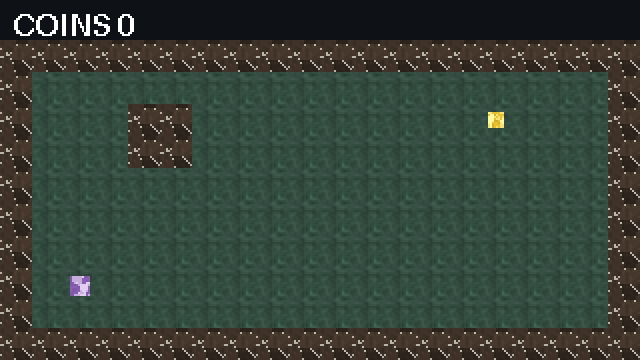
#> input picture examples/showcase-web/preview/frames/frame_00.png, 640 x 360 px; its folder holds only this picture in this run
$ python sprite_outline_gen.py ../examples/showcase-web/preview/frames/frame_00.png --out out.png
#> lines starting #> are read from the running program, lines starting #| are printed output that depends on the picture; after the words box and inside, x2 and y2 are one past the last pixel; in counts of white or black regions, pixels touching at a corner belong together
### lib/gst_read.py
"""Validated asset readers for the kit.

Bad or truncated input raises ``GstInputError`` with a specific message
(for example ``WAV fmt chunk missing`` or ``GLB chunk length exceeds file``).
``install_guards()`` wraps ``json.load`` / ``json.loads``, ``PIL.Image.open``,
``wave.open``, ``xml.etree.ElementTree.parse`` and text-mode ``open`` so tools
that call those libraries directly also raise ``GstInputError`` instead of a
raw decoder exception. ``cli_error.run`` installs the guards.
"""
from __future__ import annotations

import csv
import io
import json
import os
import struct
import wave
import xml.etree.ElementTree as ET

from gst_errors import GstInputError

_GUARDS_INSTALLED = False


# ---------------------------------------------------------------------------
# primitives
# ---------------------------------------------------------------------------

# [36 lines left out: functions open_text, parse_json_bytes, load_json, require_object, not called in this run]


# Stay under the fuzz child's 512 MiB address-space cap for RGBA
# (Pillow's default is ~179e6 pixels, which is over 512 MiB at 4 bytes/pixel).
DEFAULT_MAX_IMAGE_PIXELS = 64_000_000

# Decoder failures we wrap into GstInputError (plus DecompressionBombError by name).
_IMAGE_DECODER_EXC = (OSError, ValueError, SyntaxError, struct.error, EOFError, IndexError, MemoryError)


# [350 lines left out: functions _image_input_error, open_image, parse_xml, _wav_error_message, open_wav, read_wav_frames and 11 more, not called in this run]


# ---------------------------------------------------------------------------
# library guards (installed by cli_error.run)
# ---------------------------------------------------------------------------

def _guard_json():
    _load, _loads = json.load, json.loads

    # [18 lines left out: functions load, loads, not called in this run]

    json.load = load
    json.loads = loads


def _guard_image():
    try:
        from PIL import Image, ImageFile, UnidentifiedImageError
    except ImportError:
        return
    if getattr(Image, "MAX_IMAGE_PIXELS", None) is None or Image.MAX_IMAGE_PIXELS > DEFAULT_MAX_IMAGE_PIXELS:
        Image.MAX_IMAGE_PIXELS = DEFAULT_MAX_IMAGE_PIXELS
    _open = Image.open
    _img_load = ImageFile.ImageFile.load
    _seek = getattr(Image.Image, "seek", None)

    def open_img(*args, **kwargs):
        try:
            return _open(*args, **kwargs)
        except UnidentifiedImageError as e:
            raise GstInputError("image could not be identified") from e
        except GstInputError:
            raise
        except _IMAGE_DECODER_EXC as e:
            _image_input_error(e)
        except Exception as e:
            if type(e).__name__ == "DecompressionBombError":
                _image_input_error(e)
            raise

    def load_img(self, *args, **kwargs):
        try:
            return _img_load(self, *args, **kwargs)
        except GstInputError:
            raise
        except _IMAGE_DECODER_EXC as e:
            _image_input_error(e)
        except Exception as e:
            if type(e).__name__ == "DecompressionBombError":
                _image_input_error(e)
            raise

    # [14 lines left out: function seek_img, not called in this run]

    Image.open = open_img
    ImageFile.ImageFile.load = load_img
    if _seek is not None:
        Image.Image.seek = seek_img


def _guard_wave():
    _open = wave.open

    # [11 lines left out: function open_w, not called in this run]

    wave.open = open_w


def _guard_et():
    _parse = ET.parse
    _fromstring = ET.fromstring

    # [11 lines left out: functions parse, fromstring, not called in this run]

    ET.parse = parse
    ET.fromstring = fromstring
    # XML is an alias of fromstring in some versions
    if getattr(ET, "XML", None) is _fromstring or getattr(ET, "XML", None) is ET.fromstring:
        ET.XML = fromstring


def _guard_text_open():
    import builtins
    _open = builtins.open

    class _GuardedTextFile:
        def __init__(self, fh):
            self._fh = fh

        def read(self, *a, **k):
            try:
                return self._fh.read(*a, **k)
            except UnicodeDecodeError as e:
                raise GstInputError("file is not valid UTF-8") from e

        def readline(self, *a, **k):
            try:
                return self._fh.readline(*a, **k)
            except UnicodeDecodeError as e:
                raise GstInputError("file is not valid UTF-8") from e

        def readlines(self, *a, **k):
            try:
                return self._fh.readlines(*a, **k)
            except UnicodeDecodeError as e:
                raise GstInputError("file is not valid UTF-8") from e

        def __iter__(self):
            try:
                for line in self._fh:
                    yield line
            except UnicodeDecodeError as e:
                raise GstInputError("file is not valid UTF-8") from e

        def __enter__(self):
            self._fh.__enter__()
            return self

        def __exit__(self, *exc):
            return self._fh.__exit__(*exc)

        def __getattr__(self, name):
            return getattr(self._fh, name)

    def open_guarded(file, mode="r", *args, **kwargs):
        fh = _open(file, mode, *args, **kwargs)
        mode_s = str(mode) if mode is not None else "r"
        if "b" not in mode_s and "r" in mode_s:
            return _GuardedTextFile(fh)
        return fh

    builtins.open = open_guarded


def install_guards():
    """Wrap stdlib / Pillow decoders so they raise GstInputError. Idempotent."""
    global _GUARDS_INSTALLED
    if _GUARDS_INSTALLED:
        return
    _GUARDS_INSTALLED = True
    _guard_json()
    _guard_image()
    _guard_wave()
    _guard_et()
    _guard_text_open()

### sprite-fx/sprite_fx.py
#!/usr/bin/env python3
"""sprite-fx: bake outline, drop shadow and hit-flash variants into sprites or whole frame folders.

Every output in a run is padded by the same amount so animation frames keep their alignment.
--outline N (px, 4- or 8-neighbour), --shadow DX,DY[,ALPHA[,BLUR]], --flash (adds *_flash.png, sprite
tinted toward white), --flash-amount 0..1.
"""
import argparse, glob, os
import numpy as np
from PIL import Image, ImageFilter
import os, sys


def grow(mask, n, eight=True):
    m = mask.copy()
    for _ in range(n):
        g = m.copy()
        g[1:, :] |= m[:-1, :]; g[:-1, :] |= m[1:, :]; g[:, 1:] |= m[:, :-1]; g[:, :-1] |= m[:, 1:]
        if eight:
            g[1:, 1:] |= m[:-1, :-1]; g[1:, :-1] |= m[:-1, 1:]; g[:-1, 1:] |= m[1:, :-1]; g[:-1, :-1] |= m[1:, 1:]
        m = g
    return m


def pad_for(outline, shadow):
    dx, dy, _, blur = shadow if shadow else (0, 0, 0, 0)
    return outline + max(abs(dx), abs(dy)) + int(blur * 2)


# [86 lines left out: functions bake, flash, parse_color, parse_shadow, main, not called in this run]


# [4 lines that do not run on import are left out]

### lib/cli_error.py
"""One-line error wrapper for tool entry points.

Tools must exit 0, 1 or 2 and must not print a Python traceback. Wrap the
`main` function:

    if __name__ == "__main__":
        sys.path.insert(0, os.path.join(os.path.dirname(os.path.abspath(__file__)), "..", "lib"))
        import cli_error
        sys.exit(cli_error.run(main))

`run` catches every Exception (not SystemExit or KeyboardInterrupt), prints a
single line (`TypeName: first line of the message`, truncated) to stderr, and
returns 1. argparse usage errors still exit 2.

GST_DEBUG=1 re-raises the exception so the full traceback is visible (used by
the fuzz classifier and by developers). GstInputError from shared readers is a
validated input failure, not a generic-wrapper hit.
"""
from __future__ import annotations

import os, sys

LIMIT = 240


def debug_enabled() -> bool:
    v = os.environ.get("GST_DEBUG", "")
    return v not in ("", "0", "false", "False", "no", "NO")


# [16 lines left out: functions format_error, _is_input_error, not called in this run]


def run(main, argv=None) -> int:
    try:
        from gst_read import install_guards
        install_guards()
    except ImportError:
        pass
    try:
        rc = main() if argv is None else main(argv)
        if rc is None:
            return 0
        if isinstance(rc, int):
            return rc
        print(rc, file=sys.stderr)
        return 1
    except SystemExit as e:
        if e.code is None:
            return 0
        if isinstance(e.code, int):
            return e.code
        print(e.code, file=sys.stderr)
        return 1
    except KeyboardInterrupt:
        print("KeyboardInterrupt", file=sys.stderr)
        return 130
    except Exception as e:
        if debug_enabled():
            raise
        print(format_error(e), file=sys.stderr)
        # 1 = validated input error or generic wrapper; callers inspect the type
        # name on stderr. GstInputError is printed as "GstInputError: ...".
        return 1

### sprite-outline-gen/sprite_outline_gen.py
#!/usr/bin/env python3
"""sprite-outline-gen: add a 1px (or N-px) outline to sprites, animation frames or a grid sheet. Modes: outer (around the
opaque silhouette), inner (eaten from the edge, size unchanged) or both. 4- or 8-connected. Colour and alpha threshold are
configurable. When several frames are processed together, the SAME padding is added to every frame so animations stay aligned
(outer outlines only; inner outlines never change the canvas). --keep-size crops back to the input size (and may clip an outer
outline). A sheet with --grid WxH is sliced, outlined, and restacked with the new frame size. Distinct from sprite-fx, which only
grows an outer outline and also bakes shadows and flashes: this tool is outline-only and supports inner outlines and sheets.
"""
import argparse, os, glob, sys

import numpy as np
from PIL import Image

sys.path.insert(0, os.path.join(os.path.dirname(os.path.abspath(__file__)), "..", "sprite-fx"))
sys.path.insert(0, os.path.join(os.path.dirname(os.path.abspath(__file__)), "..", "sprite-slice"))
import sprite_fx, sprite_slice  # noqa: E402


def shrink(mask, n, eight=True):
    """Erode a boolean mask n times (the inverse of sprite_fx.grow)."""
    m = mask.copy()
    for _ in range(n):
        g = m.copy()
        g[1:, :] &= m[:-1, :]; g[:-1, :] &= m[1:, :]; g[:, 1:] &= m[:, :-1]; g[:, :-1] &= m[:, 1:]
        if eight:
            g[1:, 1:] &= m[:-1, :-1]; g[1:, :-1] &= m[:-1, 1:]; g[:-1, 1:] &= m[1:, :-1]; g[:-1, :-1] &= m[1:, 1:]
        m = g
    return m


def parse_color(s):
    s = s.lstrip("#")
    if len(s) == 6: return tuple(int(s[i:i + 2], 16) for i in (0, 2, 4)) + (255,)
    if len(s) == 8: return tuple(int(s[i:i + 2], 16) for i in (0, 2, 4, 6))
    raise SystemExit(f"colour {s!r} must be #rrggbb or #rrggbbaa")


def outline_one(im, width=1, mode="outer", eight=True, color=(0, 0, 0, 255), threshold=0, pad=None):
    a = np.array(im.convert("RGBA")); solid = a[..., 3] > threshold
    if mode in ("outer", "both"):
        p = width if pad is None else pad
        if p:
            a = np.pad(a, ((p, p), (p, p), (0, 0))); solid = np.pad(solid, p)
    # both rings are computed from the original silhouette so an inner ring does not eat a just-painted outer one
    outer = sprite_fx.grow(solid, width, eight) & ~solid if mode in ("outer", "both") else None
    inner = solid & ~shrink(solid, width, eight) if mode in ("inner", "both") else None
    if outer is not None: a[outer] = color
    if inner is not None: a[inner] = color
    return Image.fromarray(a, "RGBA")


def pad_needed(ims, width, mode, threshold):
    if mode == "inner": return 0
    return width


def apply(ims, width=1, mode="outer", eight=True, color=(0, 0, 0, 255), threshold=0, keep_size=False):
    ims = [i.convert("RGBA") for i in ims]; pad = 0 if keep_size else pad_needed(ims, width, mode, threshold)
    sizes = [i.size for i in ims]
    out = [outline_one(i, width, mode, eight, color, threshold, pad if not keep_size else 0) for i in ims]
    if keep_size:
        cropped = []
        for o, (w, h) in zip(out, sizes):
            if o.size == (w, h): cropped.append(o)
            else:
                L = (o.width - w) // 2; T = (o.height - h) // 2; cropped.append(o.crop((L, T, L + w, T + h)))
        out = cropped
    return out, pad


def load_inputs(paths, grid=None):
    files, ims, kind = [], [], "files"
    if grid and len(paths) == 1 and not os.path.isdir(paths[0]):
        sheet = Image.open(paths[0]).convert("RGBA"); boxes = sprite_slice.grid_slice(sheet, *grid)
        return [paths[0]] * len(boxes), [sheet.crop(b) for b in boxes], "sheet"
    for p in paths:
        batch = sorted(glob.glob(os.path.join(p, "*.png"))) if os.path.isdir(p) else (sorted(glob.glob(p)) or [p])
        for f in batch:
            files.append(f); ims.append(Image.open(f).convert("RGBA"))
#> in open_img, returned value is the input picture: PIL image 640x360 RGBA; mean R, G, B, A 53.7, 66.4, 57.2, 255
    if not ims: raise SystemExit("no input images")
    return files, ims, kind


def restack(frames, cols, fw, fh):
    rows = -(-len(frames) // cols); s = Image.new("RGBA", (cols * fw, rows * fh), (0, 0, 0, 0))
    for i, f in enumerate(frames): s.paste(f, ((i % cols) * fw, (i // cols) * fh))
    return s


def main(argv=None):
    ap = argparse.ArgumentParser(description="Add an inner or outer outline to sprites or a sheet.")
    ap.add_argument("inputs", nargs="+"); ap.add_argument("-o", "--out", required=True)
    ap.add_argument("--width", type=int, default=1); ap.add_argument("--mode", choices=["outer", "inner", "both"], default="outer")
    ap.add_argument("--connect", choices=["4", "8"], default="8"); ap.add_argument("--color", default="#000000")
    ap.add_argument("--threshold", type=int, default=0); ap.add_argument("--keep-size", action="store_true")
    ap.add_argument("--grid", help="frame size WxH when INPUT is a sprite sheet")
    ap.add_argument("--in-place", action="store_true", help="allow overwriting the input")
    a = ap.parse_args(argv)
    if a.width < 1: sys.exit("--width must be at least 1")
    grid = tuple(int(v) for v in a.grid.lower().split("x")) if a.grid else None
    files, ims, kind = load_inputs(a.inputs, grid)
    outs, pad = apply(ims, a.width, a.mode, a.connect == "8", parse_color(a.color), a.threshold, a.keep_size)
    if kind == "sheet":
        w, h = outs[0].size; cols = Image.open(a.inputs[0]).width // grid[0]; restack(outs, cols, w, h).save(a.out)
        print(f"{len(outs)} frame(s), {a.mode} {a.width}px outline, frame size {w}x{h} (padding {pad}) -> {a.out}")
        return 0
    single = len(outs) == 1 and os.path.splitext(a.out)[1].lower() == ".png"
    if not single: os.makedirs(a.out, exist_ok=True)
    for f, im in zip(files, outs):
        dest = a.out if single else os.path.join(a.out, os.path.basename(f))
        if os.path.abspath(dest) == os.path.abspath(f) and not a.in_place:
            sys.exit("refusing to overwrite the input; pick a different -o or pass --in-place")
        im.save(dest)
    print(f"{len(outs)} image(s), {a.mode} {a.width}px outline, padding {pad if not a.keep_size else 0} -> {a.out}")
    return 0


if __name__ == "__main__":
    sys.path.insert(0, os.path.join(os.path.dirname(os.path.abspath(__file__)), "..", "lib"))
    import cli_error
    sys.exit(cli_error.run(main))
#> in main, `files, ims, kind = load_inputs(a.inputs, grid)`: files = 1 item; kind = 'files'
#> in apply, `ims = [i.convert('RGBA') for i in ims]`: ims = 1 item
#> in apply, `pad = 0 if keep_size else pad_needed(ims, width, mode, threshold)`: pad = 1
#> in apply, `sizes = [i.size for i in ims]`: sizes = [(640, 360)]
#> in outline_one, `solid = a[..., 3] > threshold`: solid: shape (360, 640) bool; every value is 1
#> in outline_one, `p = width if pad is None else pad`: p = 1
#> in outline_one, `a = np.pad(a, ((p, p), (p, p), (0, 0)))`:
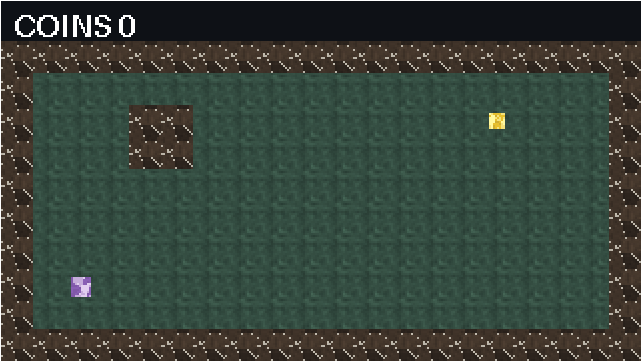
#> a: shape (362, 642, 4); mean R, G, B, A 53.2, 65.8, 56.7, 252.8; transparent parts drawn white
#> in outline_one, `solid = np.pad(solid, p)`:
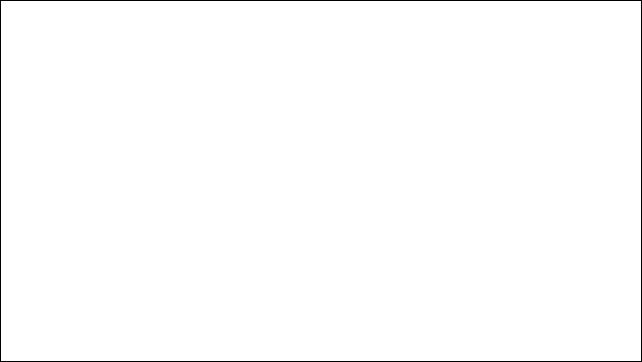
#> solid: shape (362, 642) bool; 99.1% white; black in thin lines or dots
#> in outline_one, `outer = sprite_fx.grow(solid, width, eight) & ~solid if mode in ("oute..`: outer: shape (362, 642) bool; 0.86% white in thin lines or dots
#> in outline_one, `if outer is not None: a[outer] = color`:
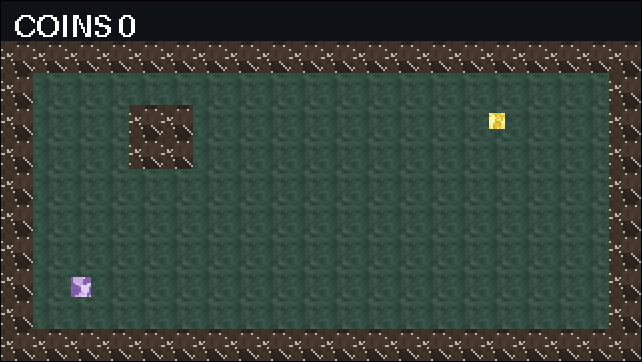
#> a: shape (362, 642, 4); 0.86% of pixels changed, all inside (x1, y1, x2, y2) = (0, 0, 642, 362)
#> in apply, `out = [outline_one(i, width, mode, eight, color, threshold, pad if not..`: out = 1 item
#> in main, `outs, pad = apply(ims, a.width, a.mode, a.connect == "8", parse_color(..`: pad = 1
#> the loop in main, `for f, im in zip(files, outs):` made 1 pass
#| 1 image(s), outer 1px outline, padding 1 -> out.png
#> (the program exits here)
